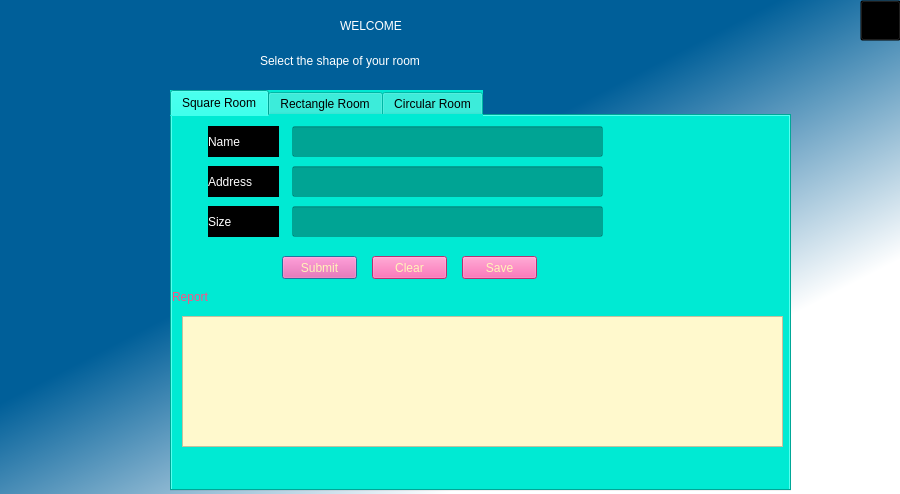
<?xml version="1.0" encoding="UTF-8"?>
<ui version="4.0">
 <class>winDialoh</class>
 <widget class="QDialog" name="winDialoh">
  <property name="geometry">
   <rect>
    <x>0</x>
    <y>0</y>
    <width>900</width>
    <height>494</height>
   </rect>
  </property>
  <property name="windowTitle">
   <string>Dialog</string>
  </property>
  <widget class="QWidget" name="widget" native="true">
   <property name="geometry">
    <rect>
     <x>0</x>
     <y>0</y>
     <width>900</width>
     <height>500</height>
    </rect>
   </property>
   <property name="styleSheet">
    <string notr="true">background-color: qlineargradient(spread:pad, x1:0.017, y1:0, x2:0.733, y2:0.767, stop:0.551136 rgba(0, 95, 153, 255), stop:1 rgba(255, 255, 255, 255));</string>
   </property>
   <widget class="QLabel" name="label">
    <property name="geometry">
     <rect>
      <x>340</x>
      <y>0</y>
      <width>261</width>
      <height>51</height>
     </rect>
    </property>
    <property name="styleSheet">
     <string notr="true">background: transparent;
color:rgb(255, 255, 255);
font: 24pt &quot;Lucida Calligraphy&quot;;</string>
    </property>
    <property name="text">
     <string>WELCOME</string>
    </property>
   </widget>
   <widget class="QLabel" name="label_2">
    <property name="geometry">
     <rect>
      <x>260</x>
      <y>30</y>
      <width>401</width>
      <height>61</height>
     </rect>
    </property>
    <property name="styleSheet">
     <string notr="true">background: transparent;
color:rgb(255, 255, 255);
font: 18pt &quot;Lucida Calligraphy&quot;;</string>
    </property>
    <property name="text">
     <string>Select the shape of your room</string>
    </property>
   </widget>
   <widget class="QTabWidget" name="tabWidget">
    <property name="geometry">
     <rect>
      <x>170</x>
      <y>90</y>
      <width>621</width>
      <height>401</height>
     </rect>
    </property>
    <property name="styleSheet">
     <string notr="true">background-color: #00ead3;
box-shadow: rgba(0, 0, 0, 0.25) 0px 54px 55px, rgba(0, 0, 0, 0.12) 0px -12px 30px, rgba(0, 0, 0, 0.12) 0px 4px 6px, rgba(0, 0, 0, 0.17) 0px 12px 13px, rgba(0, 0, 0, 0.09) 0px -3px 5px;</string>
    </property>
    <property name="currentIndex">
     <number>0</number>
    </property>
    <widget class="QWidget" name="tab">
     <attribute name="title">
      <string>Square Room</string>
     </attribute>
     <widget class="QLabel" name="label_3">
      <property name="geometry">
       <rect>
        <x>36</x>
        <y>10</y>
        <width>71</width>
        <height>31</height>
       </rect>
      </property>
      <property name="styleSheet">
       <string notr="true">color: white;
font: 75 11pt &quot;Adobe Caslon Pro&quot;;
background-color: rgb(0, 0, 0);</string>
      </property>
      <property name="text">
       <string>Name</string>
      </property>
     </widget>
     <widget class="QPushButton" name="sqr_btn">
      <property name="geometry">
       <rect>
        <x>110</x>
        <y>140</y>
        <width>75</width>
        <height>23</height>
       </rect>
      </property>
      <property name="cursor">
       <cursorShape>PointingHandCursor</cursorShape>
      </property>
      <property name="styleSheet">
       <string notr="true">color: #fff5b7;
font: 75 11pt &quot;Adobe Caslon Pro&quot;;
background-color: #ff449f;</string>
      </property>
      <property name="text">
       <string>Submit</string>
      </property>
     </widget>
     <widget class="QPushButton" name="sqr_clear">
      <property name="geometry">
       <rect>
        <x>200</x>
        <y>140</y>
        <width>75</width>
        <height>23</height>
       </rect>
      </property>
      <property name="cursor">
       <cursorShape>PointingHandCursor</cursorShape>
      </property>
      <property name="styleSheet">
       <string notr="true">color: #fff5b7;
font: 75 11pt &quot;Adobe Caslon Pro&quot;;
background-color: #ff449f;</string>
      </property>
      <property name="text">
       <string>Clear</string>
      </property>
     </widget>
     <widget class="QPushButton" name="sqr_save">
      <property name="geometry">
       <rect>
        <x>290</x>
        <y>140</y>
        <width>75</width>
        <height>23</height>
       </rect>
      </property>
      <property name="cursor">
       <cursorShape>PointingHandCursor</cursorShape>
      </property>
      <property name="styleSheet">
       <string notr="true">color: #fff5b7;
font: 75 11pt &quot;Adobe Caslon Pro&quot;;
background-color: #ff449f;</string>
      </property>
      <property name="text">
       <string>Save</string>
      </property>
     </widget>
     <widget class="QLabel" name="label_5">
      <property name="geometry">
       <rect>
        <x>36</x>
        <y>50</y>
        <width>71</width>
        <height>31</height>
       </rect>
      </property>
      <property name="styleSheet">
       <string notr="true">color: white;
font: 75 11pt &quot;Adobe Caslon Pro&quot;;
background-color: rgb(0, 0, 0);</string>
      </property>
      <property name="text">
       <string>Address</string>
      </property>
     </widget>
     <widget class="QLabel" name="label_6">
      <property name="geometry">
       <rect>
        <x>36</x>
        <y>90</y>
        <width>71</width>
        <height>31</height>
       </rect>
      </property>
      <property name="styleSheet">
       <string notr="true">color: white;
font: 75 11pt &quot;Adobe Caslon Pro&quot;;
background-color: rgb(0, 0, 0);</string>
      </property>
      <property name="text">
       <string>Size</string>
      </property>
     </widget>
     <widget class="QLineEdit" name="name_box">
      <property name="geometry">
       <rect>
        <x>120</x>
        <y>10</y>
        <width>311</width>
        <height>31</height>
       </rect>
      </property>
      <property name="styleSheet">
       <string notr="true">color: rgb(255, 255, 255);
font: 10pt &quot;Lucida Handwriting&quot;;
background-color: rgba(0, 0, 0, 0.3);</string>
      </property>
     </widget>
     <widget class="QLineEdit" name="address_box">
      <property name="geometry">
       <rect>
        <x>120</x>
        <y>50</y>
        <width>311</width>
        <height>31</height>
       </rect>
      </property>
      <property name="styleSheet">
       <string notr="true">color: rgb(255, 255, 255);
font: 10pt &quot;Lucida Handwriting&quot;;
background-color: rgba(0, 0, 0, 0.3);</string>
      </property>
     </widget>
     <widget class="QLineEdit" name="size_box">
      <property name="geometry">
       <rect>
        <x>120</x>
        <y>90</y>
        <width>311</width>
        <height>31</height>
       </rect>
      </property>
      <property name="toolTip">
       <string extracomment="Enter one side size of your Room"/>
      </property>
      <property name="toolTipDuration">
       <number>-2</number>
      </property>
      <property name="styleSheet">
       <string notr="true">color: rgb(255, 255, 255);
font: 10pt &quot;Lucida Handwriting&quot;;
background-color: rgba(0, 0, 0, 0.3);</string>
      </property>
      <property name="inputMethodHints">
       <set>Qt::ImhFormattedNumbersOnly</set>
      </property>
      <property name="placeholderText">
       <string extracomment="size"/>
      </property>
     </widget>
     <widget class="QTextBrowser" name="printed">
      <property name="enabled">
       <bool>true</bool>
      </property>
      <property name="geometry">
       <rect>
        <x>10</x>
        <y>200</y>
        <width>601</width>
        <height>131</height>
       </rect>
      </property>
      <property name="styleSheet">
       <string notr="true">color: rgb(0, 0, 0);
font: 63 italic 14pt &quot;Adobe Caslon Pro&quot;;
background-color: rgb(255, 249, 205);</string>
      </property>
     </widget>
     <widget class="QLabel" name="label_4">
      <property name="geometry">
       <rect>
        <x>0</x>
        <y>170</y>
        <width>61</width>
        <height>21</height>
       </rect>
      </property>
      <property name="styleSheet">
       <string notr="true">font: 12pt &quot;Leelawadee UI&quot;;
color: rgb(255, 80, 132);</string>
      </property>
      <property name="text">
       <string>Report</string>
      </property>
     </widget>
    </widget>
    <widget class="QWidget" name="tab_3">
     <attribute name="title">
      <string>Rectangle Room</string>
     </attribute>
     <widget class="QPushButton" name="rec_save">
      <property name="geometry">
       <rect>
        <x>290</x>
        <y>190</y>
        <width>75</width>
        <height>23</height>
       </rect>
      </property>
      <property name="cursor">
       <cursorShape>PointingHandCursor</cursorShape>
      </property>
      <property name="styleSheet">
       <string notr="true">color: #fff5b7;
font: 75 11pt &quot;Adobe Caslon Pro&quot;;
background-color: #ff449f;</string>
      </property>
      <property name="text">
       <string>Save</string>
      </property>
     </widget>
     <widget class="QLabel" name="label_7">
      <property name="geometry">
       <rect>
        <x>36</x>
        <y>60</y>
        <width>71</width>
        <height>31</height>
       </rect>
      </property>
      <property name="styleSheet">
       <string notr="true">color: white;
font: 75 11pt &quot;Adobe Caslon Pro&quot;;
background-color: rgb(0, 0, 0);</string>
      </property>
      <property name="text">
       <string>Address</string>
      </property>
     </widget>
     <widget class="QPushButton" name="rec_clear">
      <property name="geometry">
       <rect>
        <x>200</x>
        <y>190</y>
        <width>75</width>
        <height>23</height>
       </rect>
      </property>
      <property name="cursor">
       <cursorShape>PointingHandCursor</cursorShape>
      </property>
      <property name="styleSheet">
       <string notr="true">color: #fff5b7;
font: 75 11pt &quot;Adobe Caslon Pro&quot;;
background-color: #ff449f;</string>
      </property>
      <property name="text">
       <string>Clear</string>
      </property>
     </widget>
     <widget class="QLabel" name="label_8">
      <property name="geometry">
       <rect>
        <x>36</x>
        <y>20</y>
        <width>71</width>
        <height>31</height>
       </rect>
      </property>
      <property name="styleSheet">
       <string notr="true">color: white;
font: 75 11pt &quot;Adobe Caslon Pro&quot;;
background-color: rgb(0, 0, 0);</string>
      </property>
      <property name="text">
       <string>Name</string>
      </property>
     </widget>
     <widget class="QPushButton" name="rec_sub_btn">
      <property name="geometry">
       <rect>
        <x>110</x>
        <y>190</y>
        <width>75</width>
        <height>23</height>
       </rect>
      </property>
      <property name="cursor">
       <cursorShape>PointingHandCursor</cursorShape>
      </property>
      <property name="styleSheet">
       <string notr="true">color: #fff5b7;
font: 75 11pt &quot;Adobe Caslon Pro&quot;;
background-color: #ff449f;</string>
      </property>
      <property name="text">
       <string>Submit</string>
      </property>
     </widget>
     <widget class="QLabel" name="label_9">
      <property name="geometry">
       <rect>
        <x>36</x>
        <y>100</y>
        <width>71</width>
        <height>31</height>
       </rect>
      </property>
      <property name="styleSheet">
       <string notr="true">color: white;
font: 75 11pt &quot;Adobe Caslon Pro&quot;;
background-color: rgb(0, 0, 0);</string>
      </property>
      <property name="text">
       <string>Length</string>
      </property>
     </widget>
     <widget class="QLabel" name="label_10">
      <property name="geometry">
       <rect>
        <x>36</x>
        <y>140</y>
        <width>71</width>
        <height>31</height>
       </rect>
      </property>
      <property name="styleSheet">
       <string notr="true">color: white;
font: 75 11pt &quot;Adobe Caslon Pro&quot;;
background-color: rgb(0, 0, 0);</string>
      </property>
      <property name="text">
       <string>Width</string>
      </property>
     </widget>
     <widget class="QLineEdit" name="rec_name">
      <property name="geometry">
       <rect>
        <x>120</x>
        <y>20</y>
        <width>311</width>
        <height>31</height>
       </rect>
      </property>
      <property name="styleSheet">
       <string notr="true">color: rgb(255, 255, 255);
font: 10pt &quot;Lucida Handwriting&quot;;
background-color: rgba(0, 0, 0, 0.3);</string>
      </property>
     </widget>
     <widget class="QLineEdit" name="rec_add">
      <property name="geometry">
       <rect>
        <x>120</x>
        <y>60</y>
        <width>311</width>
        <height>31</height>
       </rect>
      </property>
      <property name="styleSheet">
       <string notr="true">color: rgb(255, 255, 255);
font: 10pt &quot;Lucida Handwriting&quot;;
background-color: rgba(0, 0, 0, 0.3);</string>
      </property>
     </widget>
     <widget class="QLineEdit" name="rec_l">
      <property name="geometry">
       <rect>
        <x>120</x>
        <y>100</y>
        <width>161</width>
        <height>31</height>
       </rect>
      </property>
      <property name="styleSheet">
       <string notr="true">color: rgb(255, 255, 255);
font: 10pt &quot;Lucida Handwriting&quot;;
background-color: rgba(0, 0, 0, 0.3);</string>
      </property>
     </widget>
     <widget class="QLineEdit" name="rec_w">
      <property name="geometry">
       <rect>
        <x>120</x>
        <y>140</y>
        <width>161</width>
        <height>31</height>
       </rect>
      </property>
      <property name="styleSheet">
       <string notr="true">color: rgb(255, 255, 255);
font: 10pt &quot;Lucida Handwriting&quot;;
background-color: rgba(0, 0, 0, 0.3);</string>
      </property>
     </widget>
     <widget class="QTextBrowser" name="printed_rec">
      <property name="enabled">
       <bool>true</bool>
      </property>
      <property name="geometry">
       <rect>
        <x>10</x>
        <y>240</y>
        <width>601</width>
        <height>131</height>
       </rect>
      </property>
      <property name="styleSheet">
       <string notr="true">color: rgb(0, 0, 0);
font: 63 italic 14pt &quot;Adobe Caslon Pro&quot;;
background-color: rgb(255, 249, 205);</string>
      </property>
     </widget>
     <widget class="QLabel" name="label_14">
      <property name="geometry">
       <rect>
        <x>0</x>
        <y>210</y>
        <width>61</width>
        <height>21</height>
       </rect>
      </property>
      <property name="styleSheet">
       <string notr="true">font: 12pt &quot;Leelawadee UI&quot;;
color: rgb(255, 80, 132);</string>
      </property>
      <property name="text">
       <string>Report</string>
      </property>
     </widget>
    </widget>
    <widget class="QWidget" name="tab_2">
     <attribute name="title">
      <string>Circular Room</string>
     </attribute>
     <widget class="QLabel" name="label_11">
      <property name="geometry">
       <rect>
        <x>36</x>
        <y>60</y>
        <width>71</width>
        <height>31</height>
       </rect>
      </property>
      <property name="styleSheet">
       <string notr="true">color: white;
font: 75 11pt &quot;Adobe Caslon Pro&quot;;
background-color: rgb(0, 0, 0);</string>
      </property>
      <property name="text">
       <string>Address</string>
      </property>
     </widget>
     <widget class="QPushButton" name="pushButton_7">
      <property name="geometry">
       <rect>
        <x>200</x>
        <y>170</y>
        <width>75</width>
        <height>23</height>
       </rect>
      </property>
      <property name="cursor">
       <cursorShape>PointingHandCursor</cursorShape>
      </property>
      <property name="styleSheet">
       <string notr="true">color: #fff5b7;
font: 75 11pt &quot;Adobe Caslon Pro&quot;;
background-color: #ff449f;</string>
      </property>
      <property name="text">
       <string>Clear</string>
      </property>
     </widget>
     <widget class="QPushButton" name="pushButton_8">
      <property name="geometry">
       <rect>
        <x>290</x>
        <y>170</y>
        <width>75</width>
        <height>23</height>
       </rect>
      </property>
      <property name="cursor">
       <cursorShape>PointingHandCursor</cursorShape>
      </property>
      <property name="styleSheet">
       <string notr="true">color: #fff5b7;
font: 75 11pt &quot;Adobe Caslon Pro&quot;;
background-color: #ff449f;</string>
      </property>
      <property name="text">
       <string>Save</string>
      </property>
     </widget>
     <widget class="QPushButton" name="cir_btn">
      <property name="geometry">
       <rect>
        <x>110</x>
        <y>170</y>
        <width>75</width>
        <height>23</height>
       </rect>
      </property>
      <property name="cursor">
       <cursorShape>PointingHandCursor</cursorShape>
      </property>
      <property name="styleSheet">
       <string notr="true">color: #fff5b7;
font: 75 11pt &quot;Adobe Caslon Pro&quot;;
background-color: #ff449f;</string>
      </property>
      <property name="text">
       <string>Submit</string>
      </property>
     </widget>
     <widget class="QLabel" name="label_12">
      <property name="geometry">
       <rect>
        <x>36</x>
        <y>20</y>
        <width>71</width>
        <height>31</height>
       </rect>
      </property>
      <property name="styleSheet">
       <string notr="true">color: white;
font: 75 11pt &quot;Adobe Caslon Pro&quot;;
background-color: rgb(0, 0, 0);</string>
      </property>
      <property name="text">
       <string>Name</string>
      </property>
     </widget>
     <widget class="QLabel" name="label_13">
      <property name="geometry">
       <rect>
        <x>36</x>
        <y>100</y>
        <width>71</width>
        <height>31</height>
       </rect>
      </property>
      <property name="styleSheet">
       <string notr="true">color: white;
font: 75 11pt &quot;Adobe Caslon Pro&quot;;
background-color: rgb(0, 0, 0);</string>
      </property>
      <property name="text">
       <string>Diameter</string>
      </property>
     </widget>
     <widget class="QLineEdit" name="cir_name">
      <property name="geometry">
       <rect>
        <x>120</x>
        <y>20</y>
        <width>301</width>
        <height>31</height>
       </rect>
      </property>
      <property name="styleSheet">
       <string notr="true">color: rgb(255, 255, 255);
font: 10pt &quot;Lucida Handwriting&quot;;
background-color: rgba(0, 0, 0, 0.3);</string>
      </property>
     </widget>
     <widget class="QLineEdit" name="cir_add">
      <property name="geometry">
       <rect>
        <x>120</x>
        <y>60</y>
        <width>301</width>
        <height>31</height>
       </rect>
      </property>
      <property name="styleSheet">
       <string notr="true">color: rgb(255, 255, 255);
font: 10pt &quot;Lucida Handwriting&quot;;
background-color: rgba(0, 0, 0, 0.3);</string>
      </property>
     </widget>
     <widget class="QLineEdit" name="cir_dia">
      <property name="geometry">
       <rect>
        <x>120</x>
        <y>100</y>
        <width>151</width>
        <height>31</height>
       </rect>
      </property>
      <property name="styleSheet">
       <string notr="true">color: rgb(255, 255, 255);
font: 10pt &quot;Lucida Handwriting&quot;;
background-color: rgba(0, 0, 0, 0.3);</string>
      </property>
     </widget>
     <widget class="QTextBrowser" name="printed_cir">
      <property name="enabled">
       <bool>true</bool>
      </property>
      <property name="geometry">
       <rect>
        <x>10</x>
        <y>240</y>
        <width>601</width>
        <height>131</height>
       </rect>
      </property>
      <property name="styleSheet">
       <string notr="true">color: rgb(0, 0, 0);
font: 63 italic 14pt &quot;Adobe Caslon Pro&quot;;
background-color: rgb(255, 249, 205);</string>
      </property>
     </widget>
     <widget class="QLabel" name="label_15">
      <property name="geometry">
       <rect>
        <x>0</x>
        <y>210</y>
        <width>61</width>
        <height>21</height>
       </rect>
      </property>
      <property name="styleSheet">
       <string notr="true">font: 12pt &quot;Leelawadee UI&quot;;
color: rgb(255, 80, 132);</string>
      </property>
      <property name="text">
       <string>Report</string>
      </property>
     </widget>
    </widget>
   </widget>
   <widget class="QPushButton" name="records">
    <property name="geometry">
     <rect>
      <x>860</x>
      <y>0</y>
      <width>41</width>
      <height>41</height>
     </rect>
    </property>
    <property name="font">
     <font>
      <family>Adobe Caslon Pro</family>
      <pointsize>11</pointsize>
      <weight>9</weight>
      <italic>false</italic>
      <bold>false</bold>
     </font>
    </property>
    <property name="cursor">
     <cursorShape>PointingHandCursor</cursorShape>
    </property>
    <property name="acceptDrops">
     <bool>false</bool>
    </property>
    <property name="toolTip">
     <string>Customer Records</string>
    </property>
    <property name="autoFillBackground">
     <bool>false</bool>
    </property>
    <property name="styleSheet">
     <string notr="true">font: 75 11pt &quot;Adobe Caslon Pro&quot;;
background: transparent;</string>
    </property>
    <property name="text">
     <string/>
    </property>
    <property name="icon">
     <iconset>
      <normaloff>Oxygen-Icons.org-Oxygen-Mimetypes-application-vnd-ms-excel.ico</normaloff>Oxygen-Icons.org-Oxygen-Mimetypes-application-vnd-ms-excel.ico</iconset>
    </property>
    <property name="iconSize">
     <size>
      <width>50</width>
      <height>50</height>
     </size>
    </property>
   </widget>
  </widget>
 </widget>
 <resources/>
 <connections/>
</ui>
